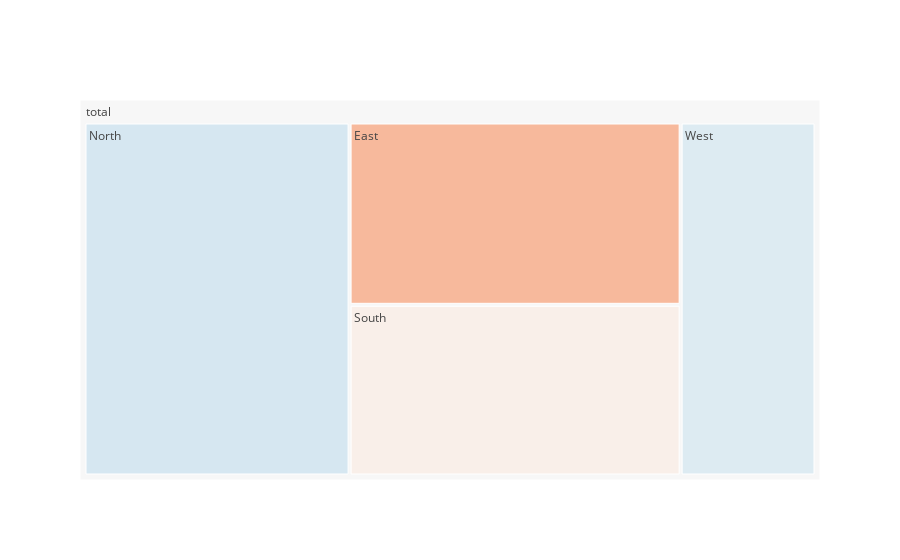

Source (notebook cell):
### Code cell
fig = go.Figure()

fig.add_trace(go.Treemap(
    labels=df_all_trees['id'],
    parents=df_all_trees['parent'],
    values=df_all_trees['value'],
    branchvalues='total',
    marker=dict(
        colors=df_all_trees['color'],
        colorscale='RdBu',
        cmid=average_score),
    hovertemplate='<b>%{label} </b> <br> Sales: %{value}<br> Success rate: %{color:.2f}',
    ))
fig.update_traces(maxdepth=2)
fig.show()

### Figure 1 — Plotly figure (JSON) as saved in the notebook; plotly's stock layout.template omitted (floating-point values rounded to 4 significant figures)
{"data": [{"branchvalues": "total", "hovertemplate": "<b>%{label} </b> <br> Sales: %{value}<br> Success rate: %{color:.2f}", "labels": ["AX", "BI", "BS", "DQ", "DS", "EH", "ES", "FJ", "FL", "GT", "GW", "HW", "IJ", "IK", "IV", "JC", "JE", "JF", "KR", "LQ", "LR", "LV", "MW", "NY", "NZ", "OH", "OT", "OY", "PL", "QJ", "QK", "QM", "RR", "SV", "TW", "TZ", "UA", "UF", "UM", "VN", "WE", "WH", "WV", "WZ", "XH", "XY", "YA", "YJ", "YN", "ZM", "ZQ", "Brewster", "Dallam", "Duval", "Floyd", "Gray", "Hartley", "Hidalgo", "Houston", "Moore", "Motley", "Pecos", "Presidio", "Rusk", "Shelby", "Tyler", "Webb", "Zavala", "East", "North", "South", "West", "total"], "marker": {"cmid": 0.531, "colors": [0.2143, 0.3333, 0.4242, 0.375, 0.2143, 0.7727, 0.6327, 0.35, 0.7742, 0.1333, 0.3, 0.4, 0.3, 0.6061, 0.7143, 0.8095, 0.6571, 0.4, 0.3, 0.3902, 0.1795, 0.5238, 0.9545, 0.4286, 0.3556, 0.1935, 0.2571, 0.5, 0.881, 0.8696, 0.3636, 0.9375, 0.5417, 0.6667, 0.1818, 0.6061, 0.7727, 0.7143, 0.3333, 0.2069, 0.9487, 0.8409, 0.8333, 0.6216, 0.1277, 0.9032, 0.84, 0.3714, 0.6053, 0.619, 0.2653, 0.4884, 0.4038, 0.2683, 0.6471, 0.6261, 0.781, 0.3366, 0.3922, 0.4483, 0.6931, 0.8087, 0.45, 0.4286, 0.2314, 0.56, 0.6316, 0.7738, 0.3931, 0.6054, 0.5066, 0.5888, 0.531], "colorscale": [[0, "rgb(103,0,31)"], [0.1, "rgb(178,24,43)"], [0.2, "rgb(214,96,77)"], [0.3, "rgb(244,165,130)"], [0.4, "rgb(253,219,199)"], [0.5, "rgb(247,247,247)"], [0.6, "rgb(209,229,240)"], [0.7, "rgb(146,197,222)"], [0.8, "rgb(67,147,195)"], [0.9, "rgb(33,102,172)"], [1, "rgb(5,48,97)"]]}, "maxdepth": 2, "parents": ["Houston", "Hartley", "Brewster", "Presidio", "Duval", "Motley", "Gray", "Duval", "Zavala", "Tyler", "Duval", "Rusk", "Dallam", "Brewster", "Zavala", "Tyler", "Dallam", "Brewster", "Webb", "Hidalgo", "Hidalgo", "Hidalgo", "Motley", "Motley", "Shelby", "Floyd", "Presidio", "Rusk", "Hartley", "Webb", "Houston", "Pecos", "Webb", "Presidio", "Moore", "Moore", "Floyd", "Tyler", "Rusk", "Shelby", "Hartley", "Floyd", "Pecos", "Pecos", "Shelby", "Gray", "Zavala", "Gray", "Houston", "Moore", "Dallam", "West", "North", "South", "North", "North", "North", "South", "East", "North", "North", "West", "West", "East", "East", "East", "South", "South", "total", "total", "total", "total", ""], "type": "treemap", "values": [42, 24, 33, 40, 42, 44, 49, 20, 31, 30, 20, 20, 20, 33, 28, 21, 35, 20, 20, 41, 39, 21, 22, 35, 45, 31, 35, 40, 42, 46, 22, 48, 48, 45, 33, 33, 44, 49, 24, 29, 39, 44, 30, 37, 47, 31, 25, 35, 38, 21, 49, 86, 104, 82, 119, 115, 105, 101, 102, 87, 101, 115, 120, 84, 121, 100, 114, 84, 407, 631, 381, 321, 1740]}], "layout": {}}
